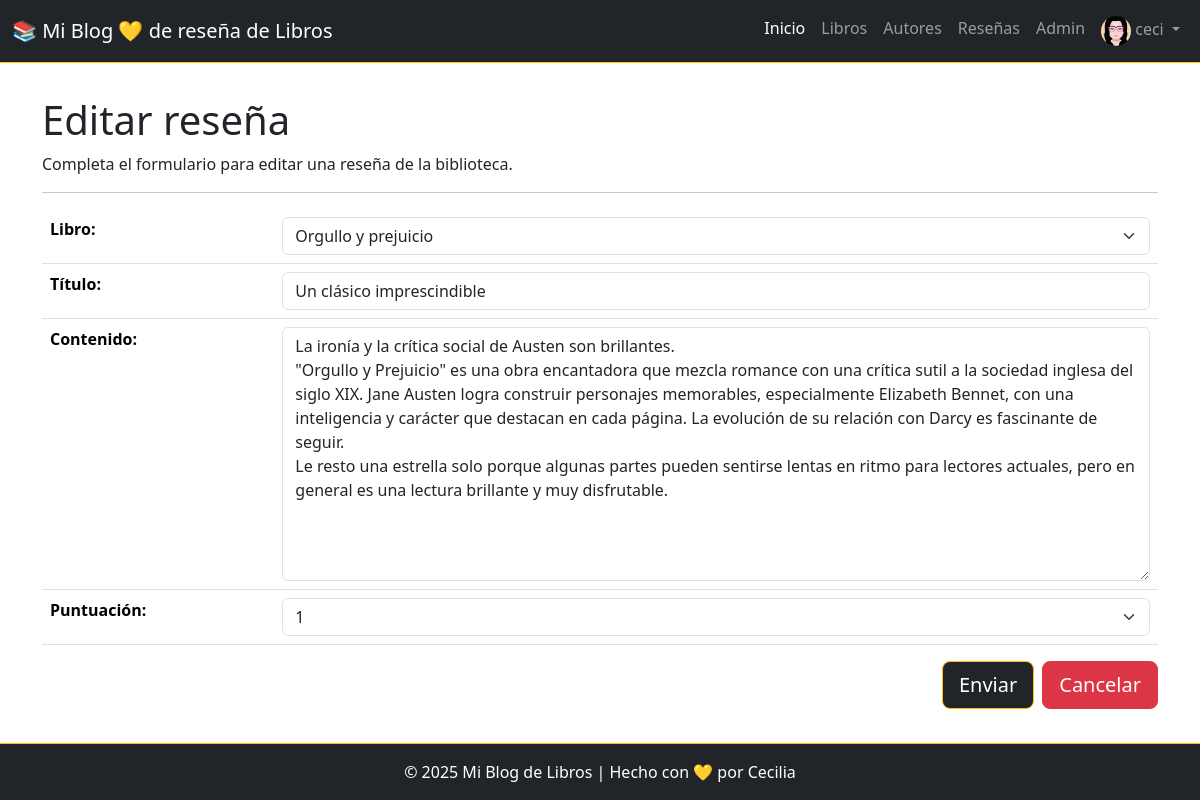
The app's page /libros/resenas/update/2/ (signed in) with its own data.
### libros/models.py (models this page shows, shortened)
class Avatar(models.Model):
    user = models.OneToOneField(User, on_delete=models.CASCADE)
    imagen = models.ImageField(upload_to='libros/avatares/', null=True, blank=True)

class Resena(models.Model):
    libro = models.ForeignKey(Libro, on_delete=models.CASCADE, related_name='resenas')
    usuario = models.ForeignKey(User, on_delete=models.CASCADE)
    titulo = models.CharField(max_length=100)
    contenido = models.TextField()
    puntuacion = models.IntegerField(choices=[(i, str(i)) for i in range(1, 6)])  # 1 a 5 estrellas
    fecha = models.DateTimeField(auto_now_add=True)

### libros/views.py (the view, shortened to what this page needs)
# urls.py: path('resenas/update/<int:pk>/', views.ResenaUpdateView.as_view(), name='resena_update'), # Vista para editar una reseña
class ResenaUpdateView(UpdateView):
    model = Resena
    form_class = ResenaForm
    template_name = 'libros/resena_create.html'
    success_url = reverse_lazy('libros:post_resenas')

### libros/models.py (called while the page is built)
    def __str__(self):
        return self.titulo

### libros/templates/libros/resena_create.html (shortened to what this page needs)
{% extends "libros/base.html" %}
{% block content_title %}
    {% if form.instance.pk %}
        <h1>Editar reseña</h1>
    {% else %}
        <h1>Agregar una nueva reseña</h1>
    {% endif %}
{% endblock content_title %}
{% block content %}
    {% if form.instance.pk %}
        <p>Completa el formulario para editar una reseña de la biblioteca.</p>
    {% else %}
        <p>Completa el formulario para agregar una nueva reseña a la biblioteca.</p>
    {% endif %}
<hr>
<form method="post">
    <div class="mb-3">
        <table class="table">
            {% for field in form %}
            {% if field.name != 'libro' or not libro %}
            <tr>
                <th>{{ field.label_tag }}</th>
                <td>
                    {{ field }}
                </td>
            </tr>
            {% endif %}
            {% endfor %}
        </table>
    </div>
    <div class="d-flex justify-content-end mb-3">
        <button type="submit" class="btn btn-dark btn-lg me-2 border border-1 border-warning">Enviar</button>
        <a href="{% url 'libros:post_resenas' %}" class="btn btn-danger btn-lg">Cancelar</a>
    </div>
</form>
{% endblock %}

### libros/templates/libros/base.html (shortened to what this page needs)
<!DOCTYPE html>
<html lang="es">
<head>
  <link href="https://cdn.jsdelivr.net/npm/bootstrap@5.3.3/dist/css/bootstrap.min.css" rel="stylesheet" />
  <link rel="stylesheet" href="https://cdnjs.cloudflare.com/ajax/libs/font-awesome/6.7.2/css/all.min.css"
 />
</head>
<body>
  <nav class="navbar navbar-expand-lg navbar-dark bg-dark fixed-top border-bottom border-bottom border-warning">
    <div class="container-fluid">
      <a class="navbar-brand" href="{% url 'index' %}">📚 Mi Blog 💛 de reseña de Libros</a>
      <div class="collapse navbar-collapse" id="navbarNav">
        <ul class="navbar-nav ms-auto">
          <li class="nav-item">
            <a class="nav-link active" href="{% url 'index' %}">Inicio</a>
          </li>
          <li class="nav-item">
            <a class="nav-link" href="{% url 'libros:post_libros' %}">Libros</a>
          </li>
          <li class="nav-item">
            <a class="nav-link" href="{% url 'libros:post_autores' %}">Autores</a>
          </li>
          <li class="nav-item">
            <a class="nav-link" href="{% url 'libros:post_resenas' %}">Reseñas</a>
          </li>
          <li class="nav-item">
            <a class="nav-link" href="/admin/">Admin</a>
          </li>
          {% if user.is_authenticated %}
            <li class="nav-item dropdown">
              <a class="nav-link dropdown-toggle" href="#" id="navbarDropdown" role="button" data-bs-toggle="dropdown"
                aria-expanded="false">
                {% if user.avatar.imagen %}
                  <img src="{{ user.avatar.imagen.url }}" alt="Avatar" class="rounded-circle" width="30" height="30">
                {% endif %} {{ user.username }}
              </a>
            </li>
          {% endif %}
        </ul>
      </div>
    </div>
  </nav>
  <main class="container mt-5 pt-5">
    {% block content_title %}{% endblock content_title %}
    {% block content %}{% endblock %}
  </main>
  <footer class="bg-dark text-white text-center py-3 mt-auto border-top border-top border-warning">
    <div class="container">
      <p class="mb-0">© 2025 Mi Blog de Libros | Hecho con 💛 por <a href="https://www.linkedin.com/in/cecilia-perdomo/"
          style="text-decoration: none; color: white;">Cecilia</a></p>
    </div>
  </footer>
</body>
</html>

### libros/templates/libros/base.html (style rules this page uses)
body { display: flex; min-height: 100vh; flex-direction: column; }
main { flex: 1; }

### records on screen
Resena: form "Orgullo y prejuicio" "Un clásico imprescindible" "La ironía y la crítica social de Austen son brillantes. \"Orgullo y Prejuicio\" es una obra encantadora que mezcla romance con una crítica sutil a la sociedad inglesa del siglo XIX. Jane Austen logra construir personajes memorables, especialmente Elizabeth Bennet, con una inteligencia y carácter que destacan en cada página. La evolución de su relación con Darcy es fascinante de seguir. Le resto una estrella solo porque algunas partes pueden sentirse lentas en ritmo para lectores actuales, pero en general es una lectura brillante y muy disfrutable." "1"

### other values on screen
{{ user.username }} "ceci"
{{ field.label_tag }} "Libro:" "Título:" "Contenido:" "Puntuación:"
